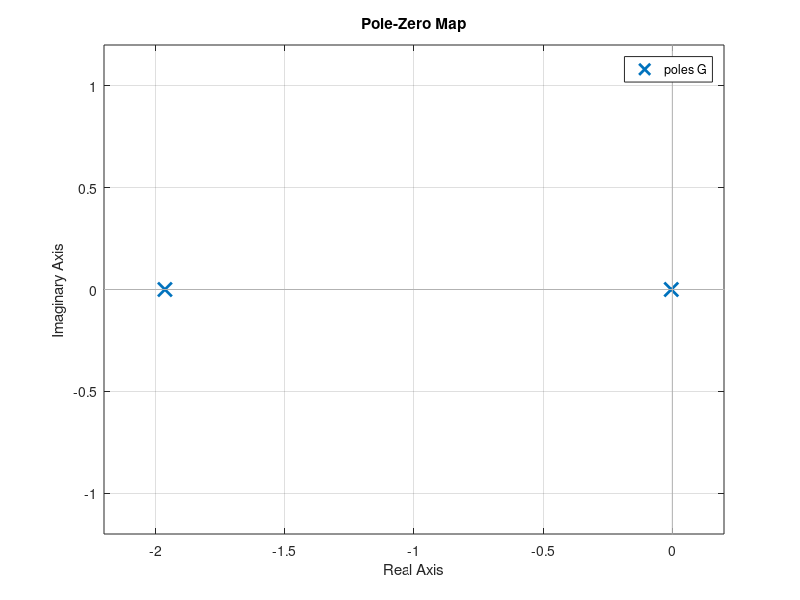
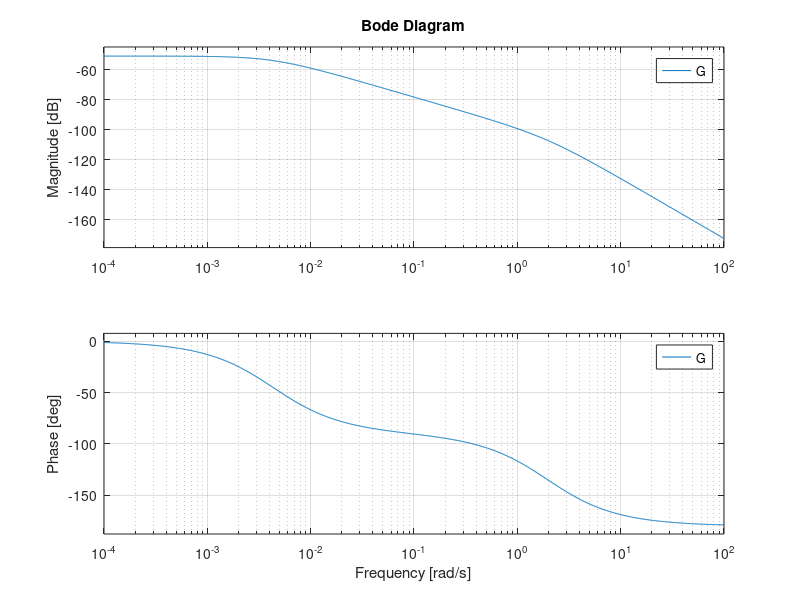

MATLAB code to generate these figures, in order: (Note: this script raises an error after producing the figures.)
% Progetto controllo di un riscaldatore elettrico
% Giacomo Nobili
% Federico Raffoni
% Marco Roca

close all; clear all; clc;

% parametri del sistema
h_R   = 50;          %  coefficiente di convezione tra riscaldatore e aria [W/(m2 C°)]
A_R   = 0.09;        %  area di scambio termico tra riscaldatore e aria [m2]
c_R   = 823.6;       %  calore specifico del riscaldatore [J/(kg C°)]
c_A   = 1010;        %  calore specifico dell'aria [J/(kg C°)]
m_R   = 1.542;       %  massa del riscaldatore [kg];
m_A   = 0.1041;      %  massa dell'aria [kg]
m_A_dot = 0.2;       %  portata massica dell'aria [kg/s].
T_in    = 25;        %  temperatura dell'aria in ingresso (costante) [C°]
K   = 2e-3;          %  coefficiente di variazione della resistenza con la temperatura  [1/C°]
T_R_e   = 200;       %  temperatura del riscaldatore di equilibrio [C°];
T_out_e = 28.8136;   %  temperatura dell'aria in uscita dal riscaldatore di equilibrio [C°]

%%%%%%%%%%%%%%%%%%%%%%%%%%%%%%%%%%%%%%%%%%%%%%%%%%%%%%%%%%%%%%%%%%%%%%%%%%%%%%%%%%%%%%%%%%%%%%%%%%%
%% Punto 1

% Coppia di equilibrio
x_e = [T_R_e; T_out_e];
u_e = (h_R*A_R)*(x_e(1) - x_e(2))*(1 + K*x_e(1));

% Linearizzazione del sistema non lineare nell'equilibrio (x_e, u_e)
% δx˙ = Aδx + Bδu
% Matrice A
A1 = -(h_R*A_R)/(m_R*c_R)-(1/(m_R*c_R)*u_e*K)/(1+K*x_e(1))^2;   % df1/dx1
A2 = (h_R*A_R)/(m_R*c_R);                                       % df1/dx2
A3 = (h_R*A_R)/(m_A*c_A);                                       % df2/dx1
A4 = -m_A_dot/m_A-(h_R*A_R)/(m_A*c_A);                          % df2/dx2

A = [A1 A2; A3 A4];                                             % matrice 2x2

% Matrice B
B1 = (1/(m_R*c_R))/(1+K*x_e(1));                                % df1/du
B2 = 0;                                                         % df2/du

B = [B1; B2];                                                   % matrice 2x1

% δy = Cδx + Dδu, 
% Matrice C
C1 = 0;                                                         % dh/dx1
C2 = 1;                                                         % dh/dx2

C = [C1 C2];                                                    % matrice 1x2

% Matrice D
D = 0;                                                          % dh/du

% Modello
modello = ss(A, B, C, D);

%%%%%%%%%%%%%%%%%%%%%%%%%%%%%%%%%%%%%%%%%%%%%%%%%%%%%%%%%%%%%%%%%%%%%%%%%%%%%%%%%%%%%%%%%%%%%%%%%%%
%% Punto 2
% Funzione di trasferimento G(s) tale che δY (s) = G(s)δU(s)
G = tf(modello);

% Poli di G(s)
p = pole(G);
fprintf("I poli di G:\n");
disp(p);

% Zeri di G(s) (NON NE HA)
z = zero(G);
fprintf("Gli zeri di G:\n");
disp(z);                   

% Poli e zeri nel piano complesso
figure
pzmap(G);

% Diagrammi di Bode della G
figure
bode(G);

%%%%%%%%%%%%%%%%%%%%%%%%%%%%%%%%%%%%%%%%%%%%%%%%%%%%%%%%%%%%%%%%%%%%%%%%%%%%%%%%%%%%%%%%%%%%%%%%%%%
%% Punto 3
% Design del regolatore statico

% Parametri
e_star = 0.001;         % errore a regime massimo
W_star = 50;            % w(t) = W · 1(t) con W <= 50  
D_star = 2;             % d(t) = D · 1(t) con D <= 2

Mf_star_iniziale = 40;           % margine di fase minimo imposto
S_star = 18;            % sovraelongazione percentuale massima
T_star = 0.3;           % tempo di assestamento alla ϵ% = 1% massimo (s)

A_d = 60;               % attenuazione disturbo in uscita (dB)
omega_d_min = 1e-10;    % limite inferiore range di pulsazioni di d(t), idealmente 0, concretamente 10^-10, altrimenti matlab non riuscirebbe ad arrivare a -infinito 
omega_d_max = 0.1;      % limite superiore range di pulsazioni di d(t)

A_n = 40;               % attenuazione disturbo di misura (dB)
omega_n_min = 1e3;      % limite inferiore range di pulsazioni di n(t)
omega_n_max = 1e6;      % limite superiore range di pulsazioni di n(t)

Mf_min = 100*abs(log(S_star/100))/sqrt(pi^2 + log(S_star/100)^2);   % Mf_min imposto da S_star
Mf_star = max(Mf_min,Mf_star_iniziale);                             % Mf_star come massimo tra quello imposto dal progetto e quello imposto da S_star
omega_c_min = 460/Mf_star/T_star;                                   % vincolo sulla omega_c minima dato da Mf_min e T_star


% Guadagno statico minimo imposto dall'errore a regime
mu_error = (W_star+D_star)/e_star;                  % guadagno statico minimo imposto da e_star
mu_s_error = mu_error/abs(evalfr(G,0));             % (guadagno della R_s) = (guadagno minimo imposto da e_star)/(guadagno statico di G nell'origine)

% Guadagno statico minimo imposto dal disturbo in uscita
mu_dist = 10^(A_d/20);                              % guadagno statico minimo imposto dal disturbo -> da dB a forma lineare (formula inversa di 20log10())
mu_s_dist = mu_dist/abs(evalfr(G,1j*omega_d_max));  % (guadagno della R_s) = (guadagno minimo imposto da d(t))/(guadagno statico nella pulsazione più critica -> dove l'ampiezza è minore)

% Vediamo quale vincolo è più forte
mu_s = max(mu_s_error, mu_s_dist);

% Regolatore statico
R_s = mu_s;

% Sistema esteso
G_estesa = R_s*G;

% solo per visualizzione, pulsazione minima e massima
omega_plot_min = 1e-4;          % in realtà sarebbe 0, ma matlab non riesce a renderizzare
                                % fino a -infinito
omega_plot_max = omega_n_max;


figure;
hold on;

% Mapping specifiche sul diagramma di Bode (modulo)
patch_d_x = [omega_d_min;omega_d_min;omega_d_max; omega_d_max];
patch_d_y = [-200;A_d;A_d;-200];
patch(patch_d_x,patch_d_y,'r','FaceAlpha',0.1);

patch_n_x = [omega_n_min;omega_n_min;omega_n_max; omega_n_max];
patch_n_y = [-A_n;200;200;-A_n];
patch(patch_n_x,patch_n_y,'r','FaceAlpha',0.1);

patch_omega_c_x = [omega_plot_min;omega_plot_min;omega_c_min; omega_c_min];
patch_omega_c_y = [-200;0;0;-200];
patch(patch_omega_c_x,patch_omega_c_y,'r','FaceAlpha',0.1);

margin(G_estesa,{omega_plot_min,omega_plot_max});           % Diagrammi di Bode della G_estesa
grid on; zoom on;

% Mapping specifiche sul diagramma di Bode (fase)
patch_Mf_x = [omega_c_min; omega_c_min; omega_n_min; omega_n_min];
patch_Mf_y = [-270; -180+Mf_star; -180+Mf_star; -270];
patch(patch_Mf_x,patch_Mf_y,'r','FaceAlpha',0.1);

%% Design del regolatore dinamico
% Parametri
epsilon = 8;        % margine di sicurezza della fase

omega_c_star = 70;                                     %  valore arbitrario > omega_c_min
M_star = 1/abs(evalfr(G_estesa,1j*omega_c_star));      % margine rispetto a Mf_min
phi_star = Mf_star + epsilon - 180 - rad2deg(angle(evalfr(G_estesa,1j*omega_c_star))) ;

% Rete anticipatrice -- formule di inversione
tau_anticipatrice       = (M_star - cosd(phi_star))/(omega_c_star*sind(phi_star));
alpha_tau_anticipatrice = (cosd(phi_star) - 1/M_star)/(omega_c_star*sind(phi_star));


if min(tau_anticipatrice,alpha_tau_anticipatrice) < 0
    fprintf('Valori negativi\n');
    return;
end


s = tf('s');
R_d_anticipatrice = (1+tau_anticipatrice*s)/(1+alpha_tau_anticipatrice*s); 

R = R_d_anticipatrice*R_s;
L = G * R;


figure;
hold on;

patch_d_x = [omega_d_min;omega_d_min;omega_d_max; omega_d_max];
patch_d_y = [-200;A_d;A_d;-200];
patch(patch_d_x,patch_d_y,'r','FaceAlpha',0.1);

patch_n_x = [omega_n_min;omega_n_min;omega_n_max; omega_n_max];
patch_n_y = [-A_n;200;200;-A_n];
patch(patch_n_x,patch_n_y,'r','FaceAlpha',0.1);

patch_omega_c_x = [omega_plot_min;omega_plot_min;omega_c_min; omega_c_min];
patch_omega_c_y = [-200;0;0;-200];
patch(patch_omega_c_x,patch_omega_c_y,'r','FaceAlpha',0.1);

margin(L,{omega_plot_min,omega_plot_max});           % Diagrammi di Bode della G_estesa
grid on; zoom on;

% Mapping specifiche sul diagramma di Bode (fase)

patch_Mf_x = [omega_c_min; omega_c_min; omega_n_min; omega_n_min];
patch_Mf_y = [-270; -180+Mf_star; -180+Mf_star; -270];
patch(patch_Mf_x,patch_Mf_y,'r','FaceAlpha',0.1);

%%%%%%%%%%%%%%%%%%%%%%%%%%%%%%%%%%%%%%%%%%%%%%%%%%%%%%%%%%%%%%%%%%%%%%%%%%%%%%%%%%%%
%% Punto 4

% Check prestazioni in anello chiuso

% Funzione di sensitività complementare
F = L/(1+L);

% Ingresso di riferimento
W = 50;
figure
T_simulation = 2*T_star;
[y_step,t_step] = step(W*F, T_simulation);
plot(t_step,y_step,'b');
grid on, zoom on, hold on;

LV = evalfr(W*F,0); % LV è il valore a cui la risposta y_step si assesterà nel tempo

% vincolo sovraelongazione
patch([0,T_simulation,T_simulation,0],[LV*(1+S_star/100),LV*(1+S_star/100),LV*2,LV*2],'r','FaceAlpha',0.3,'EdgeAlpha',0.5);

% vincolo tempo di assestamento all'1%
patch([T_star,T_simulation,T_simulation,T_star],[LV*(1-0.01),LV*(1-0.01),0,0],'g','FaceAlpha',0.1,'EdgeAlpha',0.5);
patch([T_star,T_simulation,T_simulation,T_star],[LV*(1+0.01),LV*(1+0.01),LV*2,LV*2],'g','FaceAlpha',0.1,'EdgeAlpha',0.1);

Legend_step = ["Risposta al gradino"; "Vincolo sovraelongazione"; "Vincolo tempo di assestamento"];
legend(Legend_step);

%% Check disturbo in uscita

% Funzione di sensitività
S = 1/(1+L);

omega_d = 0.02;
t = 0:1e-2:6e2;
% Disturbo:
d = zeros(size(t));
for k = 1:4
    d = d + 0.8 * sin(omega_d * k * t); 
end

figure
y_d = lsim(S,d,t);
hold on, grid on, zoom on
plot(t,d,'m')
plot(t,y_d,'b')
grid on
legend('d(t)','y_d(t)')

%% Check disturbo di misura

omega_n = 10^5;
t = 0:1e-5:2*1e-3;
% Rumore ad alta frequenza
n = zeros(size(t));
for k = 1:4
    n = n + 0.5 * sin(omega_n * k * t); 
end
figure
y_n = lsim(-F,n,t);
hold on, grid on, zoom on
plot(t,n,'m')
plot(t,y_n,'b')
grid on
legend('n(t)','y_n(t')
